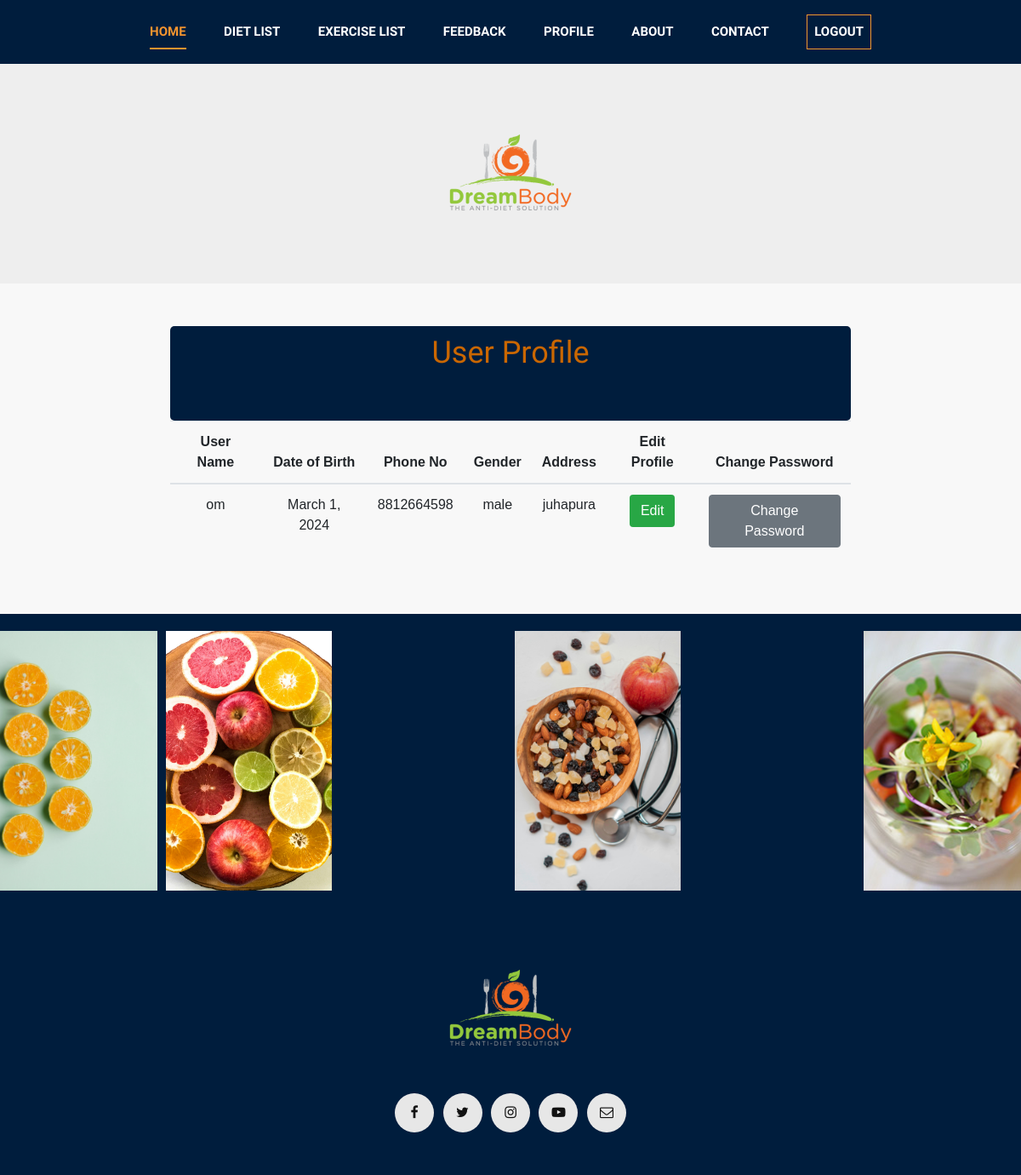
Page /showprofile (signed in) on the committed database.
### new/models.py (models this page shows, shortened)
class User_table(models.Model):
    u_name = models.CharField(max_length=20)
    email = models.EmailField()
    password = models.CharField(max_length=20)
    dob = models.DateField()
    gender = models.CharField(max_length=20)
    mobile = models.BigIntegerField()
    address = models.TextField()

### new/views.py (the view)
# urls.py: path('showprofile', views.showprofile, name='showprofile'),
def showprofile(request):
    uid = request.session['log_id']
    alluser = User_table.objects.get(id=uid)
    diet1 = diet_info(request)
    context = {'userdata': alluser, **diet1}
    return render(request, 'showprofile.html', context)

### new/views.py (called while the page is built)
def diet_info(request):
    diet_data = False  # Assume diet page is not visible by default
    if request.session.get('log_id'):
        user_id = request.session['log_id']
        if Order_table.objects.filter(user_id=user_id, status='complete').exists():
            diet_data = True  # Set to True if there is an active order
    return {'diet_page_visible': diet_data}

### new/templates/showprofile.html (shortened to what this page needs)
{% extends 'base.html' %}
{% block main %}
{% load static %}
    <section class="w3l-form1">
        <div class="form">
            <div class="wrapper">
                <div class="form-content">
                    <div class="form-left">
                        <div class="middle">
                            <h2 align="center">User Profile</h2><br><br>
                        </div>
                        <div class="table-responsive">
                            <table class="table  text-center" width="700">
                                <thead>
                                    <tr>
                                        <th>User Name</th>
                                        <th>Date of Birth</th>
                                        <th>Phone No</th>
                                        <th>Gender</th>
                                        <th>Address</th>
                                        <th>Edit Profile</th>
                                        <th>Change Password</th>
                                    </tr>
                                </thead>
                                <tbody>
                                    <tr>
                                        <td>{{userdata.u_name}}</td>
                                        <td>{{userdata.dob}}</td>
                                        <td>{{userdata.mobile}}</td>
                                        <td>{{userdata.gender}}</td>
                                        <td>{{userdata.address}}</td>
                                        <td><a href="/editprofile" class="btn bg-success text-white">Edit</a></td>
                                        <td><a href="#" class="btn btn-secondary" data-toggle="modal" data-target="#exampleModalCenterPw">Change Password</a></td>
                                    </tr>
                                </tbody>
                            </table>
                        </div>
                    </div>
                </div>
            </div>
        </div>
    </section>
{% endblock %}

### new/static/css/style.css (style rules this page uses)
html, body { height: 100%; font-family: "Nunito Sans", sans-serif; -webkit-font-smoothing: antialiased; }
h1, h2, h3, h4, h5, h6 { margin: 0; color: #ca6702; font-weight: 400; font-family: "Unna", serif; }
h2 { font-size: 36px; }

### new/static/css/editprofile.css (style rules this page uses)
body { font-family: 'Arial', sans-serif; margin: 0; padding: 0; box-sizing: border-box; }
.wrapper { max-width: 1200px; margin: 0 auto; padding: 0 20px; }
.w3l-form1 { background: #f8f8f8; padding: 50px 0; }
.form { width: 100%; }
.form-content { max-width: 800px; margin: 0 auto; }
.form-left { text-align: left; }
.middle { background: #001d3d; color: #fff; padding: 10px; border-radius: 5px; }

### new/static/css/plans.css (style rules this page uses)
body { background-color:#eee; }

### rows in the picture
User_table: u_name "om", dob "March 1, 2024", mobile "8812664598", gender "male", address "juhapura"
